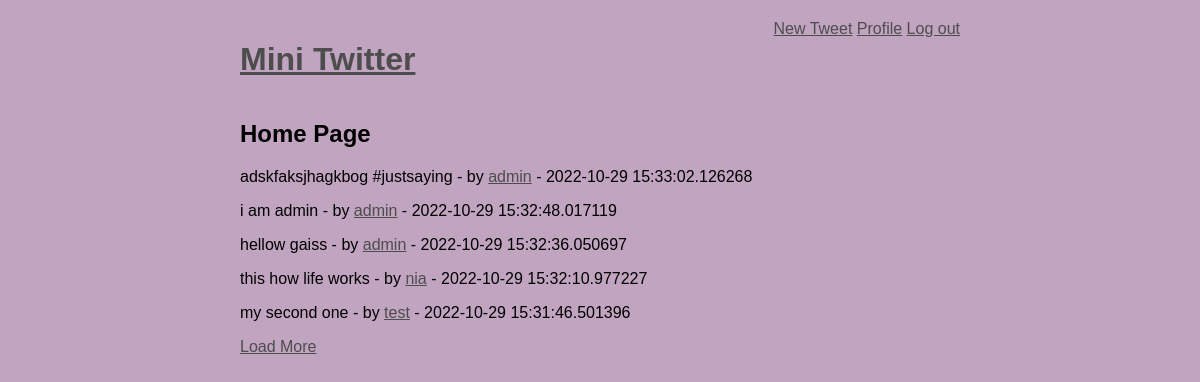
The app's page / (signed in) with its own data.
### models.py (models this page shows, shortened)
class BaseModel(Model):
    class Meta:
        database = database

class Message(BaseModel):
    user          = ForeignKeyField(User, backref = 'messages')
    content       = TextField()
    published_at  = DateTimeField(default=datetime.datetime.now())

class User(BaseModel):
    username = CharField(unique = True)
    password = CharField()
    email    = CharField(unique = True)
    join_at  = DateTimeField(default=datetime.datetime.now())
    def following(self):
        return(User.select()
                   .join(Relationship, on=Relationship.to_user)
                   .where(Relationship.from_user == self)
                   .order_by(User.username))

### routes.py (the view)
@app.route('/')
@login_required
def home():
    user = get_current_user()
    messages = (Message.select()
                        .where((Message.user << user.following()) |
                                (Message.user == user.id))
                        .order_by(Message.published_at.desc()).limit(5)
    )
    return render_template('index.html', messages=messages)

### routes.py (called while the page is built)
@app.before_request
def before_request():
    database.connect()

@app.after_request
def after_request(response):
    database.close()
    return response

def get_current_user():
    if session.get('logged_in'):
        return User.get(User.id == session['user_id'])

def login_required(f):
    @wraps(f)
    def decorated_function(*args, **kwargs):
        if not session.get('logged_in'):
            return redirect(url_for('login'))
        return f(*args, **kwargs)
    return decorated_function

@app.context_processor
def _inject_user():
    return{'active_user': get_current_user()}

### templates/index.html (shortened to what this page needs)
{% extends "layout.html" %}
{% block body %}
    <h2>Home Page</h2>
    <div id="tweets">
    {% for message in messages %}
        <p> {{ message.content }} - by
        <a href="{{url_for('user_profile', username=message.user.username)}}">
            {{ message.user.username}}</a> - {{ message.published_at }}</p>
    {% endfor %}
    </div>
    <a href="#" id="loadMoreBtn" data-id=2>Load More</a>
{% endblock %}

### static/style.css (style rules this page uses)
body { background-color: rgb(192, 164, 192); margin: 0 auto; margin-top: 20px; width: 60%; font-family: sans-serif; }
a { color: rgb(77, 77, 77); }

### records on screen
Message: content "adskfaksjhagkbog #justsaying", user.username "admin", published_at "2022-10-29 15:33:02.126268"
Message: content "i am admin", user.username "admin", published_at "2022-10-29 15:32:48.017119"
Message: content "hellow gaiss", user.username "admin", published_at "2022-10-29 15:32:36.050697"
Message: content "this how life works", user.username "nia", published_at "2022-10-29 15:32:10.977227"
Message: content "my second one", user.username "test", published_at "2022-10-29 15:31:46.501396"
